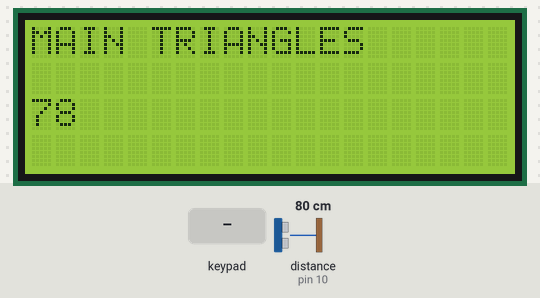
The sketch below on a simulated Arduino Uno, built with avr-gcc and run on an emulated ATmega328P. On the bench: 20×4 character LCD. Wiring (inferred from the names in the program): ultrasonic range finder: trigger pin 9; echo pin 10. Inputs (shaded band) come from the test bench; at power-on: distance to the obstacle (sensor on pin 10) 80 cm. The echo pulse lasts 58.3 µs per cm; EEPROM starts erased; what the sketch prints to the serial monitor is not drawn.

Above: at 1.6 s.
1.7 s: key '1' pressed
At 2.9 s:
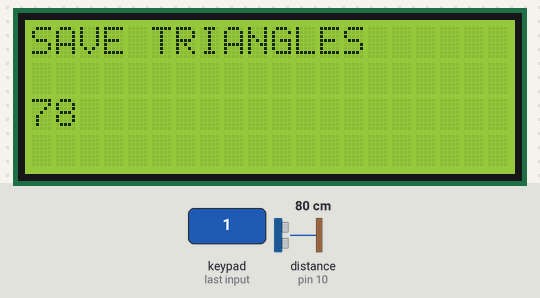
3.2 s: key '3' pressed
At 4.1 s:
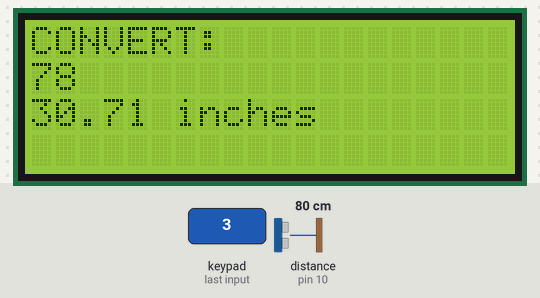
4.7 s: key '2' pressed
At 5.9 s:
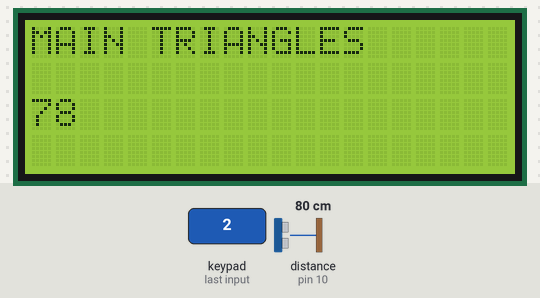
6.2 s: distance to the obstacle (sensor on pin 10) set to 2 cm
At 7.1 s:
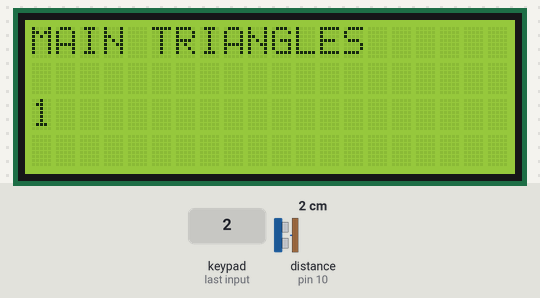
8.2 s: distance to the obstacle (sensor on pin 10) set to 4 cm
Timing chart, 0 to 9.2 s (numbered marks = the images above; inputs shaded):
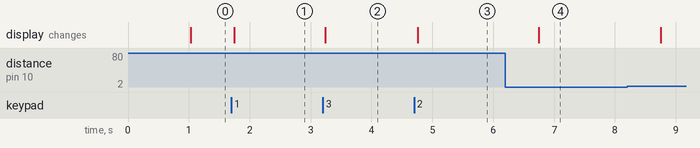

Measured:
- after the input at 1.7 s, the display: changes at once (image 1)
- after the input at 3.2 s, the display: changes at once (image 2)
- after the input at 4.7 s, the display: changes after 0.06 s (image 3)
- after the input at 6.2 s, the display: changes after 0.55 s (image 4)

The sketch:

_rstf_eeprom_kypad_distance_test.ino
```cpp
#include <Keypad.h>
#include <EEPROM.h>
#include <Wire.h>
#include <LiquidCrystal_I2C.h>

const byte ROWS = 1;
const byte COLS = 3;

char keys[ROWS][COLS] = {
  { '1', '2', '3' }
};

byte rowPins[ROWS] = { 2 };
byte colPins[COLS] = { 3, 4, 5 };

Keypad keypad = Keypad(makeKeymap(keys), rowPins, colPins, ROWS, COLS);

LiquidCrystal_I2C lcd(0x27, 20, 4);

const int trigPin = 9;
const int echoPin = 10;

unsigned long previousMillis = 0;
const unsigned long interval = 1000;

long duration;
int distance;

int button = 50;
bool paused = false;

void setup() {
  Serial.begin(9600);
  pinMode(trigPin, OUTPUT);
  pinMode(echoPin, INPUT);
  lcd.init();
  lcd.setBacklight(HIGH);
}


void save(int distance) {
  lcd.clear();
  lcd.print("SAVE TRIANGLES");
  lcd.setCursor(0, 2);
  lcd.print(String(EEPROM.get(0, distance)));
}


void measure(int distance) {
  lcd.clear();
  lcd.print("MAIN TRIANGLES");
  lcd.setCursor(0, 2);
  lcd.print(distance);
}


void convert_pause(int distance) {
  lcd.clear();
  lcd.print("CONVERT: ");
  lcd.setCursor(0, 1);
  lcd.print(EEPROM.get(0, distance));
  lcd.setCursor(0, 2);
  lcd.print(String(EEPROM.get(0, distance) / 2.54) + " inches");
}


void convert_measure(int distance) {
  lcd.clear();
  lcd.print("CONVERT: ");
  lcd.setCursor(0, 1);
  lcd.print(distance);
  lcd.setCursor(0, 2);
  lcd.print(String(distance / 2.54) + " inches");
}


void loop() {

  unsigned long currentMillis = millis();

  char key = keypad.getKey();
  int state = int(key);


  digitalWrite(trigPin, LOW);
  delayMicroseconds(2);
  digitalWrite(trigPin, HIGH);
  delayMicroseconds(10);
  digitalWrite(trigPin, LOW);
  duration = pulseIn(echoPin, HIGH);

  distance = duration * 0.034 / 2;

  Serial.println(button);
  Serial.println(paused);

  //initialize
  if (state == 0 and button == 50) {
    if (currentMillis - previousMillis >= interval) {
      previousMillis = currentMillis;
      measure(distance);
    }
  }

  //button 1 pressed
  if (state == 49) {
    if (button == 50){
      button = 49;
      paused = true;
      EEPROM.put(0, distance);
      save(distance);
    }
    else if (button == 51){

      button = 51;
      paused = true;
      convert_pause(distance);
    }
  }

  //button 2 pressed
  else if (state == 50){
    if (button == 49){
      button = 50;
      measure(distance);
    }
    else if (button == 51){
      button = 50;
      measure(distance);
    }
  }


  //button 3 pressed
  else if (state == 51){
    if (button == 49){
      button = 51;
      paused = true;
      convert_pause(distance);
    }
    else if (button == 50){
      button = 51;
      convert_measure(distance);
    }
    else if (button == 51){
      if (paused){
        button = 49;
        save(distance);
      }
      else{
        button = 50;
        paused = false;
        measure(distance);
      }
    }
  }


  //if no button is clicked, loop and run through

  if (button == 49){
    if (state == 50){
      button == 50;
      measure(distance);
    }
    else if (state == 51){
      button == 51;
      save(distance);
    }
  }

  else if (button == 50) {
    if (currentMillis - previousMillis >= interval) {
      previousMillis = currentMillis;
      measure(distance);
    }
    paused = false;
  }

  else if (button == 51 and paused == false) {
    if (currentMillis - previousMillis >= interval) {
      previousMillis = currentMillis;
      convert_measure(distance);
    }
  }
}
```
